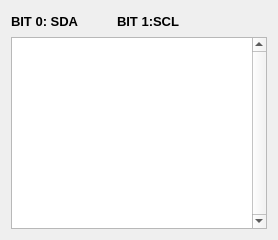
           <widget class="QWidget" name="i2cTab">
            <attribute name="title">
             <string>I2C</string>
            </attribute>
            <layout class="QVBoxLayout" name="verticalLayout_63">
             <item>
              <layout class="QHBoxLayout" name="horizontalLayout_64">
               <item>
                <layout class="QHBoxLayout" name="horizontalLayout_63">
                 <item>
                  <widget class="QLabel" name="label_50">
                   <property name="minimumSize">
                    <size>
                     <width>0</width>
                     <height>0</height>
                    </size>
                   </property>
                   <property name="font">
                    <font>
                     <pointsize>10</pointsize>
                     <bold>true</bold>
                    </font>
                   </property>
                   <property name="text">
                    <string>BIT 0: SDA         </string>
                   </property>
                   <property name="scaledContents">
                    <bool>true</bool>
                   </property>
                   <property name="wordWrap">
                    <bool>true</bool>
                   </property>
                  </widget>
                 </item>
                 <item>
                  <widget class="QLabel" name="label_51">
                   <property name="font">
                    <font>
                     <pointsize>10</pointsize>
                     <bold>true</bold>
                    </font>
                   </property>
                   <property name="text">
                    <string>BIT 1:SCL</string>
                   </property>
                   <property name="scaledContents">
                    <bool>true</bool>
                   </property>
                   <property name="wordWrap">
                    <bool>true</bool>
                   </property>
                  </widget>
                 </item>
                </layout>
               </item>
               <item>
                <spacer name="horizontalSpacer_11">
                 <property name="orientation">
                  <enum>Qt::Orientation::Horizontal</enum>
                 </property>
                 <property name="sizeHint" stdset="0">
                  <size>
                   <width>40</width>
                   <height>20</height>
                  </size>
                 </property>
                </spacer>
               </item>
              </layout>
             </item>
             <item>
              <widget class="QTextEdit" name="i2cTextEdit">
               <property name="font">
                <font>
                 <family>Courier</family>
                 <pointsize>8</pointsize>
                </font>
               </property>
               <property name="verticalScrollBarPolicy">
                <enum>Qt::ScrollBarPolicy::ScrollBarAlwaysOn</enum>
               </property>
               <property name="horizontalScrollBarPolicy">
                <enum>Qt::ScrollBarPolicy::ScrollBarAsNeeded</enum>
               </property>
              </widget>
             </item>
            </layout>
           </widget>
